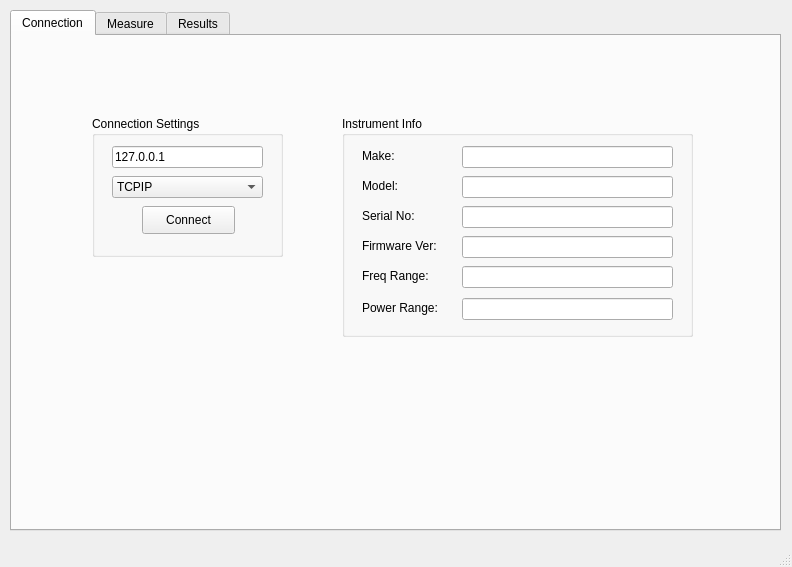
<?xml version="1.0" encoding="UTF-8"?>
<ui version="4.0">
 <class>MainWindow</class>
 <widget class="QMainWindow" name="MainWindow">
  <property name="geometry">
   <rect>
    <x>0</x>
    <y>0</y>
    <width>792</width>
    <height>567</height>
   </rect>
  </property>
  <property name="windowTitle">
   <string>MainWindow</string>
  </property>
  <property name="windowIcon">
   <iconset resource="Resources.qrc">
    <normaloff>:/new/icon_resource/RS.ico</normaloff>
    <normalon>:/new/icon_resource/RS.ico</normalon>:/new/icon_resource/RS.ico</iconset>
  </property>
  <widget class="QWidget" name="centralWidget">
   <widget class="QTabWidget" name="tab_widget">
    <property name="geometry">
     <rect>
      <x>10</x>
      <y>10</y>
      <width>771</width>
      <height>521</height>
     </rect>
    </property>
    <property name="tabShape">
     <enum>QTabWidget::Rounded</enum>
    </property>
    <property name="currentIndex">
     <number>0</number>
    </property>
    <widget class="QWidget" name="connection_tab">
     <attribute name="title">
      <string>Connection</string>
     </attribute>
     <widget class="QGroupBox" name="instrument_info_group_box">
      <property name="geometry">
       <rect>
        <x>330</x>
        <y>80</y>
        <width>351</width>
        <height>221</height>
       </rect>
      </property>
      <property name="title">
       <string>Instrument Info</string>
      </property>
      <widget class="QLineEdit" name="make_line_edit">
       <property name="geometry">
        <rect>
         <x>120</x>
         <y>30</y>
         <width>211</width>
         <height>22</height>
        </rect>
       </property>
       <property name="text">
        <string/>
       </property>
       <property name="readOnly">
        <bool>true</bool>
       </property>
      </widget>
      <widget class="QLabel" name="make_label">
       <property name="geometry">
        <rect>
         <x>20</x>
         <y>32</y>
         <width>81</width>
         <height>16</height>
        </rect>
       </property>
       <property name="text">
        <string>Make:</string>
       </property>
      </widget>
      <widget class="QLabel" name="model_label">
       <property name="geometry">
        <rect>
         <x>20</x>
         <y>62</y>
         <width>81</width>
         <height>16</height>
        </rect>
       </property>
       <property name="text">
        <string>Model:</string>
       </property>
      </widget>
      <widget class="QLineEdit" name="model_line_edit">
       <property name="geometry">
        <rect>
         <x>120</x>
         <y>60</y>
         <width>211</width>
         <height>22</height>
        </rect>
       </property>
       <property name="text">
        <string/>
       </property>
       <property name="readOnly">
        <bool>true</bool>
       </property>
      </widget>
      <widget class="QLineEdit" name="serial_no_line_edit">
       <property name="geometry">
        <rect>
         <x>120</x>
         <y>90</y>
         <width>211</width>
         <height>22</height>
        </rect>
       </property>
       <property name="readOnly">
        <bool>true</bool>
       </property>
      </widget>
      <widget class="QLabel" name="serial_no_label">
       <property name="geometry">
        <rect>
         <x>20</x>
         <y>92</y>
         <width>81</width>
         <height>16</height>
        </rect>
       </property>
       <property name="text">
        <string>Serial No:</string>
       </property>
      </widget>
      <widget class="QLineEdit" name="firmware_version_line_edit">
       <property name="geometry">
        <rect>
         <x>120</x>
         <y>120</y>
         <width>211</width>
         <height>22</height>
        </rect>
       </property>
       <property name="readOnly">
        <bool>true</bool>
       </property>
      </widget>
      <widget class="QLabel" name="firmware_version_label">
       <property name="geometry">
        <rect>
         <x>20</x>
         <y>122</y>
         <width>81</width>
         <height>16</height>
        </rect>
       </property>
       <property name="text">
        <string>Firmware Ver:</string>
       </property>
      </widget>
      <widget class="QLineEdit" name="frequency_range_line_edit">
       <property name="geometry">
        <rect>
         <x>120</x>
         <y>150</y>
         <width>211</width>
         <height>22</height>
        </rect>
       </property>
       <property name="readOnly">
        <bool>true</bool>
       </property>
      </widget>
      <widget class="QLabel" name="frequency_range_label">
       <property name="geometry">
        <rect>
         <x>20</x>
         <y>152</y>
         <width>81</width>
         <height>16</height>
        </rect>
       </property>
       <property name="text">
        <string>Freq Range:</string>
       </property>
      </widget>
      <widget class="QLabel" name="power_range_label">
       <property name="geometry">
        <rect>
         <x>20</x>
         <y>184</y>
         <width>81</width>
         <height>16</height>
        </rect>
       </property>
       <property name="text">
        <string>Power Range:</string>
       </property>
      </widget>
      <widget class="QLineEdit" name="power_range_line_edit">
       <property name="geometry">
        <rect>
         <x>120</x>
         <y>182</y>
         <width>211</width>
         <height>22</height>
        </rect>
       </property>
       <property name="readOnly">
        <bool>true</bool>
       </property>
      </widget>
     </widget>
     <widget class="QGroupBox" name="vna_connection_group_box">
      <property name="geometry">
       <rect>
        <x>80</x>
        <y>80</y>
        <width>191</width>
        <height>141</height>
       </rect>
      </property>
      <property name="title">
       <string>Connection Settings</string>
      </property>
      <property name="flat">
       <bool>false</bool>
      </property>
      <widget class="QPushButton" name="connect_push_button">
       <property name="geometry">
        <rect>
         <x>50</x>
         <y>90</y>
         <width>93</width>
         <height>28</height>
        </rect>
       </property>
       <property name="text">
        <string>Connect</string>
       </property>
      </widget>
      <widget class="QComboBox" name="connection_type_combo_box">
       <property name="geometry">
        <rect>
         <x>20</x>
         <y>60</y>
         <width>151</width>
         <height>22</height>
        </rect>
       </property>
       <property name="currentIndex">
        <number>1</number>
       </property>
       <item>
        <property name="text">
         <string>GPIB</string>
        </property>
       </item>
       <item>
        <property name="text">
         <string>TCPIP</string>
        </property>
       </item>
       <item>
        <property name="text">
         <string>USB</string>
        </property>
       </item>
      </widget>
      <widget class="QLineEdit" name="address_line_edit">
       <property name="geometry">
        <rect>
         <x>20</x>
         <y>30</y>
         <width>151</width>
         <height>22</height>
        </rect>
       </property>
       <property name="text">
        <string>127.0.0.1</string>
       </property>
      </widget>
     </widget>
    </widget>
    <widget class="QWidget" name="measure_tab">
     <attribute name="title">
      <string>Measure</string>
     </attribute>
     <widget class="QPushButton" name="measure_button">
      <property name="geometry">
       <rect>
        <x>650</x>
        <y>450</y>
        <width>93</width>
        <height>28</height>
       </rect>
      </property>
      <property name="text">
       <string>Measure</string>
      </property>
     </widget>
    </widget>
    <widget class="QWidget" name="tab">
     <attribute name="title">
      <string>Results</string>
     </attribute>
     <widget class="QCustomPlot" name="custom_plot" native="true">
      <property name="geometry">
       <rect>
        <x>10</x>
        <y>10</y>
        <width>741</width>
        <height>471</height>
       </rect>
      </property>
     </widget>
    </widget>
   </widget>
  </widget>
  <widget class="QStatusBar" name="status_bar"/>
 </widget>
 <layoutdefault spacing="6" margin="11"/>
 <customwidgets>
  <customwidget>
   <class>QCustomPlot</class>
   <extends>QWidget</extends>
   <header location="global">qcustomplot.h</header>
   <container>1</container>
  </customwidget>
 </customwidgets>
 <resources>
  <include location="Resources.qrc"/>
 </resources>
 <connections/>
</ui>
